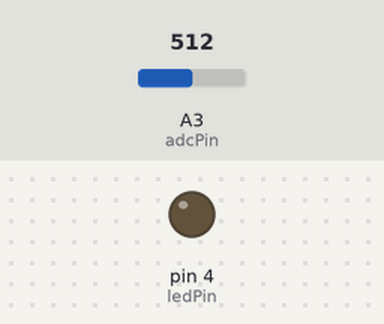
This sketch was run on a simulated Arduino Uno, built with avr-gcc and run on an emulated ATmega328P. Parts: output pins drawn as LEDs (lit = HIGH). The test bench sets the inputs (shaded band); at power-on: A3 (adcPin) = 512.

Above: at 1.2 s.
1.3 s: A3 (adcPin) set to 527
At 1.9 s:
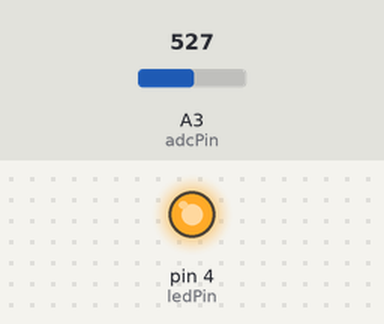
2.8 s: A3 (adcPin) set to 511
At 4.0 s:
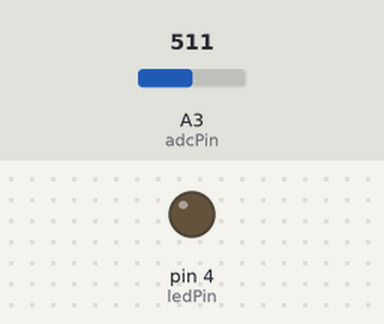
4.3 s: A3 (adcPin) set to 716
At 5.4 s:
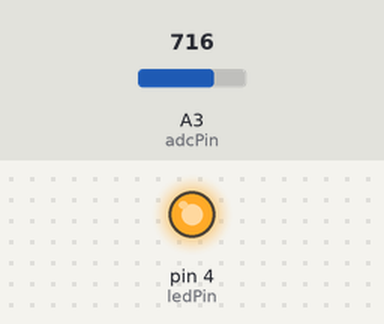
Timing chart, 0 to 7.3 s (numbered marks = the images above; inputs shaded):
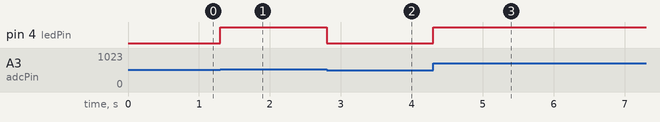

Measured:
- the behaviour switches between 514 and 515 on A3 (adcPin) (found by bisection; images 0 and 1)
- after the input at 1.3 s, pin 4 (ledPin): LOW → HIGH at once
- after the input at 2.8 s, pin 4 (ledPin): HIGH → LOW at once
- after the input at 4.3 s, pin 4 (ledPin): LOW → HIGH at once

The sketch:

BacklightLedPwm.ino
```cpp
int ledPin = 4;
int adcPin = 3;
int adc_value;
// the setup function runs once when you press reset or power the board
void setup() {
  // initialize digital pin LED_BUILTIN as an output.
  pinMode(ledPin, OUTPUT);
}

// the loop function runs over and over again forever
void loop() {
  adc_value = analogRead( adcPin ); // read 10 bit adc value from I/O pin 3
  analogWrite( ledPin ,( int )( ( ( long ) adc_value * 255L ) / 1024L ) ); // convert 10 bit to 8 bit, write to PWM
}
```
